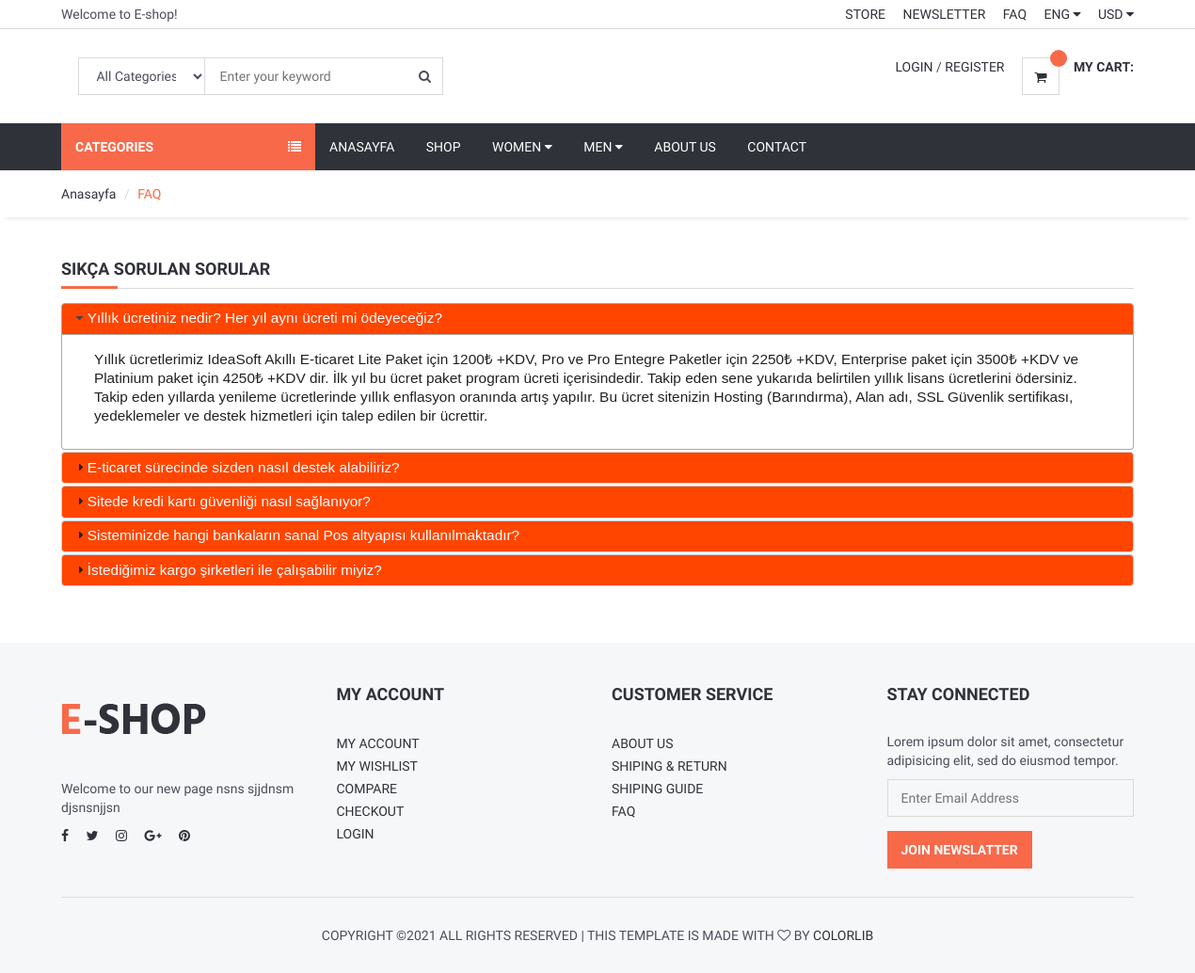
Screenshot of /faq/ with the database file from the repository.
### home/models.py (models this page shows, shortened)
class FAQ(models.Model):
    STATUS = (
        ('True', 'Evet'),
        ('False','Hayır'),
    )
    orderrnumber = models.IntegerField()
    question = models.CharField(max_length=250)
    answer = models.TextField()
    status = models.CharField(max_length=10, choices=STATUS)
    create_at = models.DateTimeField(auto_now_add=True)
    update_at = models.DateTimeField(auto_now=True)

### home/views.py (the view)
# urls.py: path('faq/', views.faq, name='faq'),
def faq(request):
    faq = FAQ.objects.filter(status=True).order_by('id')
    category = Category.objects.all()
    context = {
               'faq':faq,
               'category':category
               }
    return render(request, 'faq.html', context)

### templates1/faq.html (shortened to what this page needs)
{% extends "base.html" %}
{% block sidebar %}
    {% include 'sidebar.html' %}
{% endblock %}
{% block navbar %}
    {% include 'navbar.html' %}
{% endblock %}
{% block content %}
	<div id="breadcrumb">
		<div class="container">
			<ul class="breadcrumb">
				<li><a href="/">Anasayfa</a></li>
				<li class="active">FAQ</li>
			</ul>
		</div>
    </div>
	<div class="section">
		<div class="container">
		<div class="row">
				<div class="col-md-12">
					<div class="shiping-methods">
						<div class="section-title">
							<h4 class="title">Sıkça Sorulan Sorular</h4>
						</div>
						<div id="accordion">
							{% for rs in faq %}
							<h3 style="background: orangered; color: white;">{{rs.question}}</h3>
							<div>
							  <p>{{ rs.answer }}</p>
							</div>
							{% endfor %}
						</div>
		</div>
	</div>
                    </div>
                    </div>
                </div>
{% endblock content %}

### static/css/style.css (style rules this page uses)
body { font-family: 'Hind', sans-serif; color: #4A4E5A; overflow-x: hidden; }
h1, h2, h3, h4, h5, h6 { color: #30323A; margin: 0 0 10px; font-weight: 700; }
ul, ol { margin: 0; padding: 0; list-style: none }
.section { padding-top: 30px; padding-bottom: 30px; }
.section-title { position: relative; margin-bottom: 15px; margin-top: 15px; border-bottom: 1px solid #DADADA; }
.section-title .title { display: inline-block; text-transform: uppercase; }
.section-title:after { content: ""; position: absolute; left: 0; bottom: -1.5px; height: 3px; width: 60px; background-color: #F8694A; }
#breadcrumb { -webkit-box-shadow: 0px 6px 6px -6px rgba(0, 0, 0, 0.175); box-shadow: 0px 6px 6px -6px rgba(0, 0, 0, 0.175); }
.breadcrumb { background-color: transparent; border: none; border-radius: 0px; padding: 15px 0px; margin: 0; }
.breadcrumb>.active { color: #F8694A; }
.breadcrumb>li+li:before { color: #DADADA; }
.shiping-methods { margin-bottom: 30px; }

### rows the page displays
FAQ: question "Yıllık ücretiniz nedir? Her yıl aynı ücreti mi ödeyeceğiz?", answer "Yıllık ücretlerimiz IdeaSoft Akıllı E-ticaret Lite Paket için 1200₺ +KDV, Pro ve Pro Entegre Paketler için 2250₺ +KDV, Enterprise paket için 3500₺ +KDV ve Platinium paket için 4250₺ +KDV dir. İlk yıl bu ücret paket program ücreti içerisindedir. Takip eden sene yukarıda belirtilen yıllık lisans ücretlerini ödersiniz. Takip eden yıllarda yenileme ücretlerinde yıllık enflasyon oranında artış yapılır. Bu ücret sitenizin Hosting (Barındırma), Alan adı, SSL Güvenlik sertifikası, yedeklemeler ve destek hizmetleri için talep edilen bir ücrettir."
FAQ: question "E-ticaret sürecinde sizden nasıl destek alabiliriz?"
FAQ: question "Sitede kredi kartı güvenliği nasıl sağlanıyor?"
FAQ: question "Sisteminizde hangi bankaların sanal Pos altyapısı kullanılmaktadır?"
FAQ: question "İstediğimiz kargo şirketleri ile çalışabilir miyiz?"
